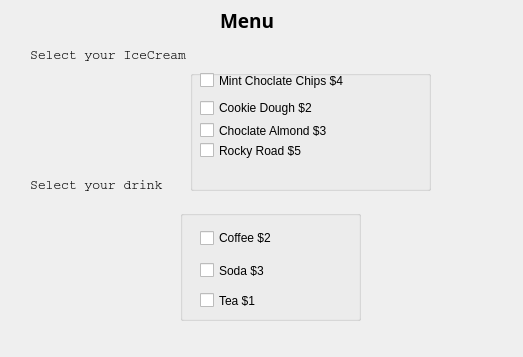
<?xml version="1.0" encoding="UTF-8"?>
<ui version="4.0">
 <class>Dialog</class>
 <widget class="QDialog" name="Dialog">
  <property name="geometry">
   <rect>
    <x>0</x>
    <y>0</y>
    <width>523</width>
    <height>357</height>
   </rect>
  </property>
  <property name="windowTitle">
   <string>Dialog</string>
  </property>
  <widget class="QLabel" name="label">
   <property name="geometry">
    <rect>
     <x>220</x>
     <y>10</y>
     <width>71</width>
     <height>21</height>
    </rect>
   </property>
   <property name="font">
    <font>
     <family>Arial Black</family>
     <pointsize>14</pointsize>
     <weight>75</weight>
     <bold>true</bold>
    </font>
   </property>
   <property name="text">
    <string>Menu</string>
   </property>
  </widget>
  <widget class="QLabel" name="label_2">
   <property name="geometry">
    <rect>
     <x>30</x>
     <y>40</y>
     <width>171</width>
     <height>31</height>
    </rect>
   </property>
   <property name="font">
    <font>
     <family>Courier</family>
     <pointsize>10</pointsize>
    </font>
   </property>
   <property name="text">
    <string>Select your IceCream</string>
   </property>
  </widget>
  <widget class="QLabel" name="label_3">
   <property name="geometry">
    <rect>
     <x>30</x>
     <y>170</y>
     <width>151</width>
     <height>31</height>
    </rect>
   </property>
   <property name="font">
    <font>
     <family>Courier</family>
     <pointsize>10</pointsize>
    </font>
   </property>
   <property name="text">
    <string>Select your drink</string>
   </property>
  </widget>
  <widget class="QLabel" name="labelAmount">
   <property name="geometry">
    <rect>
     <x>150</x>
     <y>290</y>
     <width>201</width>
     <height>41</height>
    </rect>
   </property>
   <property name="text">
    <string/>
   </property>
  </widget>
  <widget class="QGroupBox" name="groupBoxIceCreams">
   <property name="geometry">
    <rect>
     <x>190</x>
     <y>70</y>
     <width>241</width>
     <height>121</height>
    </rect>
   </property>
   <property name="title">
    <string/>
   </property>
   <widget class="QCheckBox" name="checkBoxRockyRoad">
    <property name="geometry">
     <rect>
      <x>10</x>
      <y>70</y>
      <width>161</width>
      <height>21</height>
     </rect>
    </property>
    <property name="text">
     <string>Rocky Road $5</string>
    </property>
   </widget>
   <widget class="QCheckBox" name="checkBoxCookieDough">
    <property name="geometry">
     <rect>
      <x>10</x>
      <y>30</y>
      <width>161</width>
      <height>16</height>
     </rect>
    </property>
    <property name="text">
     <string>Cookie Dough $2</string>
    </property>
   </widget>
   <widget class="QCheckBox" name="checkBoxChoclateAlmond">
    <property name="geometry">
     <rect>
      <x>10</x>
      <y>50</y>
      <width>161</width>
      <height>21</height>
     </rect>
    </property>
    <property name="text">
     <string>Choclate Almond $3</string>
    </property>
   </widget>
   <widget class="QCheckBox" name="checkBoxChoclateChips">
    <property name="geometry">
     <rect>
      <x>10</x>
      <y>0</y>
      <width>181</width>
      <height>21</height>
     </rect>
    </property>
    <property name="text">
     <string>Mint Choclate Chips $4</string>
    </property>
   </widget>
  </widget>
  <widget class="QGroupBox" name="groupBoxDrinks">
   <property name="geometry">
    <rect>
     <x>180</x>
     <y>210</y>
     <width>181</width>
     <height>111</height>
    </rect>
   </property>
   <property name="title">
    <string/>
   </property>
   <widget class="QCheckBox" name="checkBoxTea">
    <property name="geometry">
     <rect>
      <x>20</x>
      <y>80</y>
      <width>91</width>
      <height>21</height>
     </rect>
    </property>
    <property name="text">
     <string>Tea $1 </string>
    </property>
   </widget>
   <widget class="QCheckBox" name="checkBoxSoda">
    <property name="geometry">
     <rect>
      <x>20</x>
      <y>50</y>
      <width>101</width>
      <height>21</height>
     </rect>
    </property>
    <property name="text">
     <string>Soda $3</string>
    </property>
   </widget>
   <widget class="QCheckBox" name="checkBoxCoffee">
    <property name="geometry">
     <rect>
      <x>20</x>
      <y>20</y>
      <width>141</width>
      <height>16</height>
     </rect>
    </property>
    <property name="text">
     <string>Coffee $2</string>
    </property>
   </widget>
  </widget>
 </widget>
 <resources/>
 <connections/>
</ui>
